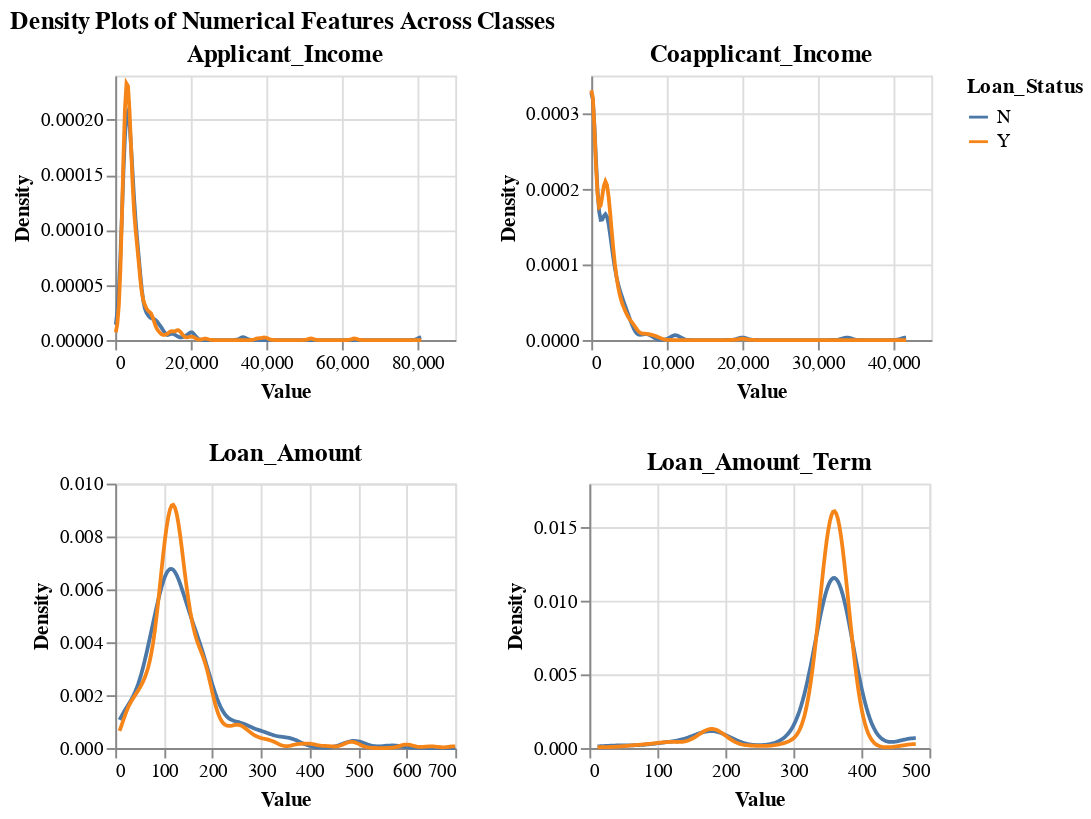

Notebook cell for this chart:
### Code cell
# comparing numerical feature densities across classes

import altair as alt
import pandas as pd
from typing import List


def density_feature_plots(
        data: pd.DataFrame,
        numerical_cols: List[str],
        target: str,
        columns: int = 3
    ):
    """
    Create density plots for each numeric feature in `numerical_cols`,
    grouped by classes in `target`. Independent axes per subplot.
    Manual grid layout (no facet).
    """

    if target not in data.columns:
        raise ValueError(f"Target '{target}' not found in DataFrame.")

    for col in numerical_cols:
        if col not in data.columns:
            raise ValueError(f"Column '{col}' not found in DataFrame.")

    charts = []

    for col in numerical_cols:
        base = alt.Chart(data).properties(width=180, height=140)

        density = (
            base
            .transform_density(
                col,
                groupby=[target],
                as_=["value", "density"]
            )
            .mark_line()
            .encode(
                x=alt.X(
                    "value:Q",
                    title="Value",
                    scale=alt.Scale(zero=False)   
                ),
                y=alt.Y(
                    "density:Q",
                    title="Density",
                    scale=alt.Scale(zero=False)   
                ),
                color=alt.Color(f"{target}:N", title=target)
            )
            .properties(title=col)
        )

        charts.append(density)

    rows = []
    for i in range(0, len(charts), columns):
        rows.append(alt.hconcat(*charts[i:i + columns]))

    final = alt.vconcat(*rows).properties(
        title="Density Plots of Numerical Features Across Classes"
    )

    return final
    
density_feature_plots(
    data=data,
    numerical_cols=numerical_features,
    target=target_name,
    columns=2
)

### Figure 1 — Vega-Lite specification as saved in the notebook (floating-point values rounded to 4 significant figures; data arrays with more than 128 entries replaced by an {"elided": "..."} marker saying what was removed)
{"config": {"view": {"continuousWidth": 300, "continuousHeight": 300}}, "vconcat": [{"hconcat": [{"mark": {"type": "line"}, "encoding": {"color": {"field": "Loan_Status", "title": "Loan_Status", "type": "nominal"}, "x": {"field": "value", "scale": {"zero": false}, "title": "Value", "type": "quantitative"}, "y": {"field": "density", "scale": {"zero": false}, "title": "Density", "type": "quantitative"}}, "height": 140, "title": "Applicant_Income", "transform": [{"density": "Applicant_Income", "groupby": ["Loan_Status"], "as": ["value", "density"]}], "width": 180}, {"mark": {"type": "line"}, "encoding": {"color": {"field": "Loan_Status", "title": "Loan_Status", "type": "nominal"}, "x": {"field": "value", "scale": {"zero": false}, "title": "Value", "type": "quantitative"}, "y": {"field": "density", "scale": {"zero": false}, "title": "Density", "type": "quantitative"}}, "height": 140, "title": "Coapplicant_Income", "transform": [{"density": "Coapplicant_Income", "groupby": ["Loan_Status"], "as": ["value", "density"]}], "width": 180}]}, {"hconcat": [{"mark": {"type": "line"}, "encoding": {"color": {"field": "Loan_Status", "title": "Loan_Status", "type": "nominal"}, "x": {"field": "value", "scale": {"zero": false}, "title": "Value", "type": "quantitative"}, "y": {"field": "density", "scale": {"zero": false}, "title": "Density", "type": "quantitative"}}, "height": 140, "title": "Loan_Amount", "transform": [{"density": "Loan_Amount", "groupby": ["Loan_Status"], "as": ["value", "density"]}], "width": 180}, {"mark": {"type": "line"}, "encoding": {"color": {"field": "Loan_Status", "title": "Loan_Status", "type": "nominal"}, "x": {"field": "value", "scale": {"zero": false}, "title": "Value", "type": "quantitative"}, "y": {"field": "density", "scale": {"zero": false}, "title": "Density", "type": "quantitative"}}, "height": 140, "title": "Loan_Amount_Term", "transform": [{"density": "Loan_Amount_Term", "groupby": ["Loan_Status"], "as": ["value", "density"]}], "width": 180}]}], "data": {"name": "data-a81afb8ad7120a4802400c0851894ebc"}, "title": "Density Plots of Numerical Features Across Classes", "$schema": "https://vega.github.io/schema/vega-lite/v5.20.1.json", "datasets": {"data-a81afb8ad7120a4802400c0851894ebc": {"elided": "614 records"}}}
